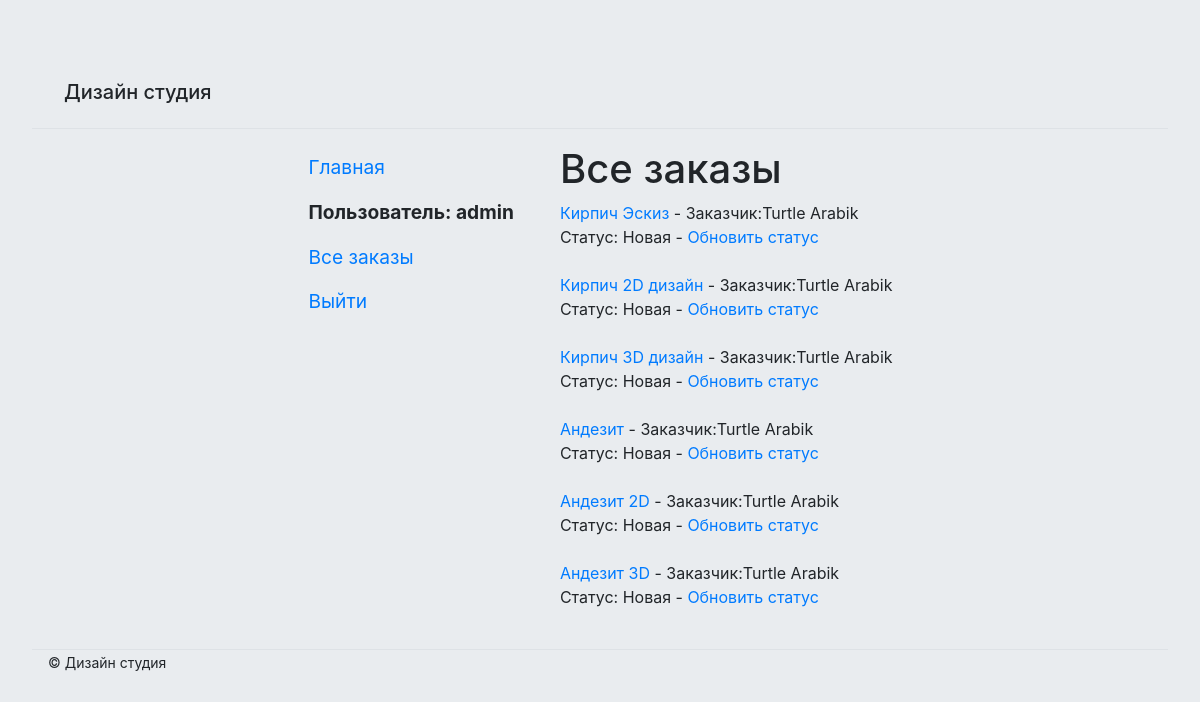
/studio/customer/ (signed in), run on an earlier commit of the app's database.
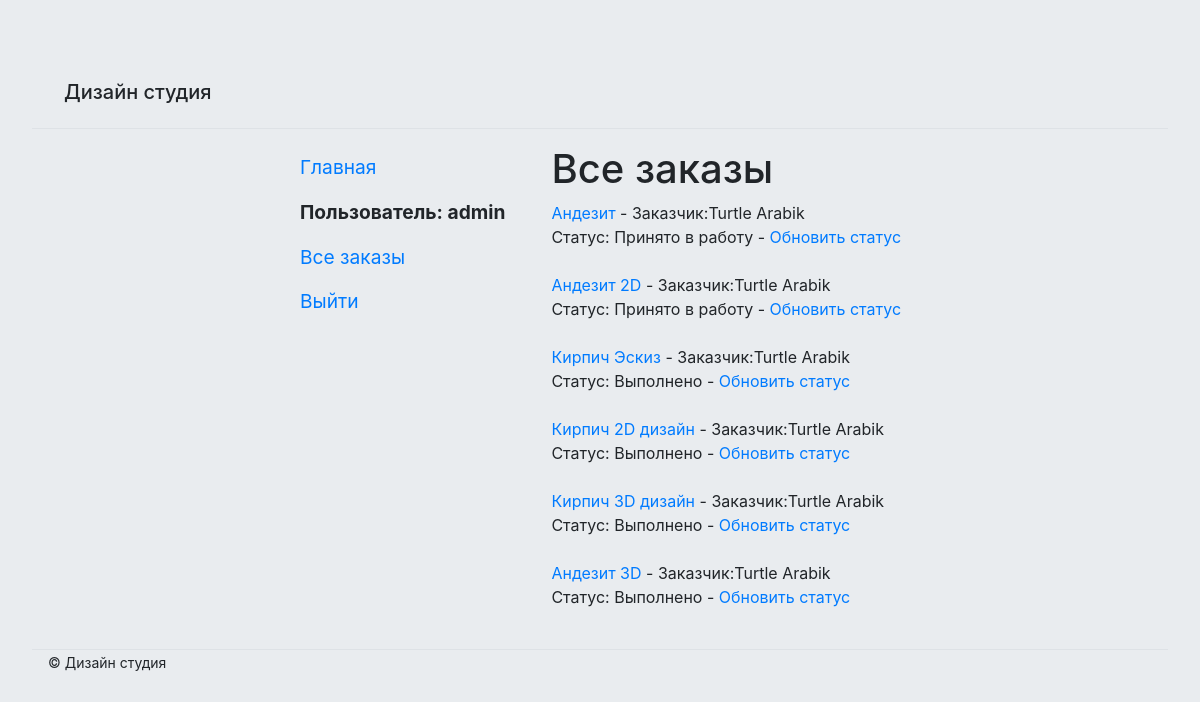
And on a later commit of the database.
### studio/models.py (models this page shows, shortened)
class Order(models.Model):
    day_add = models.DateField(null=True, blank=True)
    name = models.CharField(max_length=200, verbose_name='Имя', blank=False)
    summary = models.TextField(max_length=1000, help_text="Описание", blank=False)
    category = models.ForeignKey('category', help_text="Выбор категории", on_delete=models.CASCADE, blank=False)
    photo_file = models.ImageField(max_length=200, upload_to=get_name_file, blank=False, null=True,
                                   validators=[FileExtensionValidator(allowed_extensions=['png', 'jpg', 'jpeg'])])
    customer_order = models.ForeignKey('user', on_delete=models.SET_NULL, null=True, blank=True)
    comment = models.TextField(max_length=1000, help_text="Комментарий", blank=True)
    img = models.ImageField(max_length=200, upload_to=get_name_file, blank=True, null=True,
                                   validators=[FileExtensionValidator(allowed_extensions=['png', 'jpg', 'jpeg'])])
    LOAN_STATUS = (
        ('n', 'Новая'),
        ('a', 'Принято в работу'),
        ('c', 'Выполнено'),
    )
    status = models.CharField(max_length=1, choices=LOAN_STATUS, blank=True, default='n')
    def get_status_name(self):
        for status in self.LOAN_STATUS:
            if status[0] == self.status:
                return status[1]
        return 'Не задан'
    class Meta:
        ordering = ["status"]
        permissions = (("can_mark_returned", "Установите статус заказа"),)

class User(AbstractUser):
    name = models.CharField(max_length=200, verbose_name='Имя', blank=False, validators=[
        RegexValidator(
            regex='^[А-Яа-я -]*$',
            message='Имя пользователя должно состоять из кириллицы',
            code='invalid_username'
        ),
    ])
    surname = models.CharField(max_length=200, verbose_name='Фамилия', blank=False, validators=[
        RegexValidator(
            regex='^[А-Яа-я -]*$',
            message='Фамилия пользователя должно состоять из кириллицы',
            code='invalid_username'
        ),
    ])
    patronymic = models.CharField(max_length=200, verbose_name='Отчество', blank=True, validators=[
        RegexValidator(
            regex='^[А-Яа-я -]*$',
            message='Отчество пользователя должно состоять из кириллицы',
            code='invalid_username'
        ),
    ])
    username = models.CharField(max_length=200, verbose_name='Логин', unique=True, blank=False, validators=[
        RegexValidator(
            regex='^[A-Za-z -]*$',
            message='Имя пользователя должно состоять только из латиницы',
            code='invalid_username'
        ),
    ])
    email = models.EmailField(max_length=200, verbose_name='Почта', unique=True, blank=False)
    password = models.CharField(max_length=200, verbose_name='Пароль', blank=False)
    role = models.CharField(max_length=200, verbose_name='Роль',
                            choices=(('admin', 'Администратор'), ('user', 'Пользователь')), default='user')
    USERNAME_FIELD = 'username'
    def __str__(self):
        return str(self.name) + ' ' + str(self.surname)
    class Meta:
        ordering = ['name']

### studio/views.py (the view)
# urls.py: path(r'customer/', views.LoanedOrdersAllListView.as_view(), name='all-order'),
class LoanedOrdersAllListView(PermissionRequiredMixin, generic.ListView):
    model = Order
    permission_required = 'studio.can_mark_returned'
    template_name = 'studio/order_list_customer_all.html'
    paginate_by = 10
    status = None
    def get(self, request, *args, **kwargs):
        if request.GET.get('status'):
            self.status = request.GET.get('status')
        return super().get(request, *args, **kwargs)
    def get_context_data(self, **kwargs):
        context = super(LoanedOrdersAllListView, self).get_context_data(**kwargs)
        context['status_list'] = Order.LOAN_STATUS
        return context
    def get_queryset(self):
        return Order.objects.all()

### studio/templates/studio/order_list_customer_all.html
{% extends "base.html" %}
{% load static %}
{% load bootstrap4 %}
{% block content %}
    <h1>Все заказы</h1>
    {% if order_list %}
<div class="d-flex flex-column">
      {% for order in order_list %}
      <div class="{% if order.is_overdue %}text-danger{% endif %}">
        <a href="{% url 'order-detail' order.pk %}">{{order.name}}</a> {% if user.is_staff %}- Заказчик:{{ order.customer_order }}
          <div>Статус: {{ order.get_status_name }} {% endif %} {% if perms.studio.can_mark_returned %}- <a href="{% url 'order-update' order.id %}">Обновить статус</a></div>  {% endif %}
      </div><br>
      {% endfor %}
</div>
    {% else %}
<p>Заказов нет</p>
{% endif %}
{% endblock %}

What changed in the data, as far as the page shows it:
changed Order "Андезит": get_status_name "Новая" → "Принято в работу"; moves up the list
changed Order "Андезит 2D": get_status_name "Новая" → "Принято в работу"; moves up the list
changed Order "Кирпич Эскиз": get_status_name "Новая" → "Выполнено"
changed Order "Кирпич 2D дизайн": get_status_name "Новая" → "Выполнено"
changed Order "Кирпич 3D дизайн": get_status_name "Новая" → "Выполнено"
changed Order "Андезит 3D": get_status_name "Новая" → "Выполнено"
